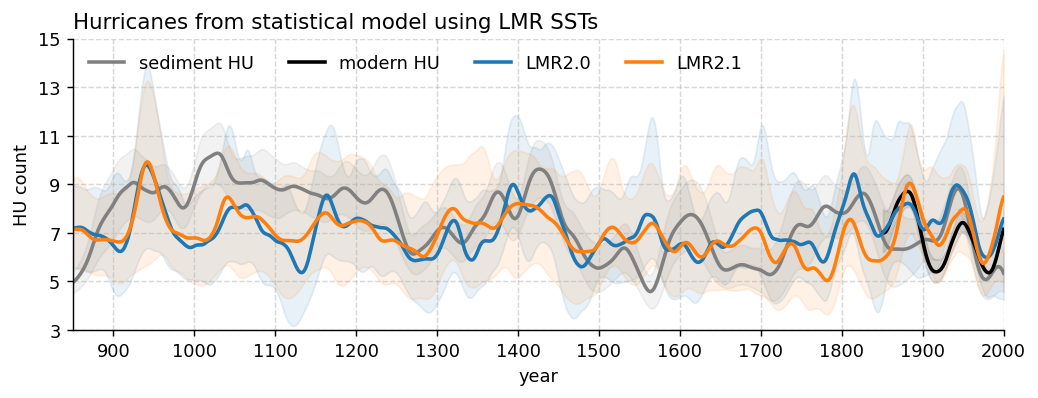

The script that drew this image:
#!/usr/bin/env python
# Wenchang Yang (wenchang@princeton.edu)
# Fri Dec 31 10:07:19 EST 2021
if __name__ == '__main__':
    import sys
    from misc.timer import Timer
    s = ' '
    tt = Timer(f'start {s.join(sys.argv)}')
import sys, os.path, os, glob, datetime
import xarray as xr, numpy as np, pandas as pd, matplotlib.pyplot as plt
#more imports
from misc.shell import run_shell
#
if __name__ == '__main__':
    tt.check('end import')
#
#start from here
#ds_sed = xr.open_dataset('data/Lizzie/sedimentHU_v20220103_noCaySal_smooth40yr_count.nc')
#ds_sed = xr.open_dataset('data/Lizzie/sedimentHU_v20220121_noCaySal_smooth40yr_count.nc')
#sediment HU
#ds_sed = xr.open_dataset('data/Lizzie/sedimentHU_v20220711ens_noCaySal_wy_max_lp40_count.nc') #wy 2022-08-08
ifile = 'data/Lizzie/sedimentHU_v20220711ens_noCaySal_wy_max_lp40_count.nc'
ifile_cached = __file__.replace('.py', '__sedimentHU.nc')
if not os.path.exists(ifile_cached) or 'od' in sys.argv: run_shell(f'cp {ifile} {ifile_cached}')
ds_sed = xr.open_dataset(ifile_cached)
print('[loaded]:', ifile_cached)
#LMR2018HU
#ds_lmr2018 = xr.open_dataset('data/LMR/LMR2018_ssttc_rMDRtransformed18702000_HU_lp40_CI95.nc')
ifile = 'data/LMR/LMR2018_ssttc_rMDRtransformed18702000_HU_lp40_CI95.nc'
ifile_cached = __file__.replace('.py', '__LMR2018HU.nc')
if not os.path.exists(ifile_cached) or 'od' in sys.argv: run_shell(f'cp {ifile} {ifile_cached}')
ds_lmr2018 = xr.open_dataset(ifile_cached)
print('[loaded]:', ifile_cached)
#LMR2019HU
#ds_lmr2019 = xr.open_dataset('data/LMR/LMR2019_ssttc_rMDRtransformed18702000_HU_lp40_CI95.nc')
ifile = 'data/LMR/LMR2019_ssttc_rMDRtransformed18702000_HU_lp40_CI95.nc'
ifile_cached = __file__.replace('.py', '__LMR2019HU.nc')
if not os.path.exists(ifile_cached) or 'od' in sys.argv: run_shell(f'cp {ifile} {ifile_cached}')
ds_lmr2019 = xr.open_dataset(ifile_cached)
print('[loaded]:', ifile_cached)
#modernHU
#ds_modern = xr.open_dataset('data/Vecchi2021/humh_adjusted_lowpass40.nc')
ifile = 'data/Vecchi2021/humh_adjusted_lowpass40.nc'
ifile_cached = __file__.replace('.py', '__modernHU.nc')
if not os.path.exists(ifile_cached) or 'od' in sys.argv: run_shell(f'cp {ifile} {ifile_cached}')
ds_modern = xr.open_dataset(ifile_cached)
print('[loaded]:', ifile_cached)

def wyplot(ax=None):
    if ax is None: fig, ax = plt.subplots(figsize=(8,3))
    alpha = 0.1
    lw = 2
    years = slice(850,2000)
    #sediment HU
    da = ds_sed['sedimentHUcount'].transpose().sel(year=years)#year,member -> member,year
    ax.fill_between(da.year, *da.sel(member=['lower_estimate', 'upper_estimate']).transpose('member', 'year'), color='gray', alpha=alpha)
    da.sel(member='sediment_estimate').plot(ax=ax, color='gray', label='sediment HU', lw=lw)
    #modern HU
    da = ds_modern['HU'].sel(year=years)
    ax.fill_between(da.year, *da.sel(quantile=[0.025, 0.975]), color='k', alpha=alpha)
    da.sel(quantile=0.5).plot(ax=ax, color='k', label='modern HU', lw=lw)
    #LMR2018-> LMR2.0
    da = ds_lmr2018['HU'].sel(year=years)
    ax.fill_between(da.year, *da.sel(quantile=[0.025, 0.975]), color='C0', alpha=alpha)
    da.sel(quantile=0.5).plot(ax=ax, color='C0', label='LMR2.0', lw=lw)
    #LMR2019-> LMR2.1
    da = ds_lmr2019['HU'].sel(year=years)
    ax.fill_between(da.year, *da.sel(quantile=[0.025, 0.975]), color='C1', alpha=alpha)
    da.sel(quantile=0.5).plot(ax=ax, color='C1', label='LMR2.1', lw=lw)

    ax.legend(ncol=4, loc='upper left')
    ax.set_xlim(years.start, years.stop)
    ax.set_xticks(range(2000,850,-100))
    ax.set_ylim(3,15)
    ax.set_yticks(range(3,16,2))
    ax.set_title('')
    ax.set_title('Hurricanes from statistical model using LMR SSTs', loc='left')
    ax.set_xlabel('year')
    ax.set_ylabel('HU count')
    
 
if __name__ == '__main__':
    from wyconfig import * #my plot settings
    plt.close()
    wyplot()
    
    #savefig
    if len(sys.argv)>1 and 'savefig' in sys.argv[1:]:
        figname = __file__.replace('.py', f'.png')
        if 'overwritefig' in sys.argv[1:]:
            wysavefig(figname, overwritefig=True)
        else:
            wysavefig(figname)
    tt.check(f'**Done**')
    plt.show()
    
